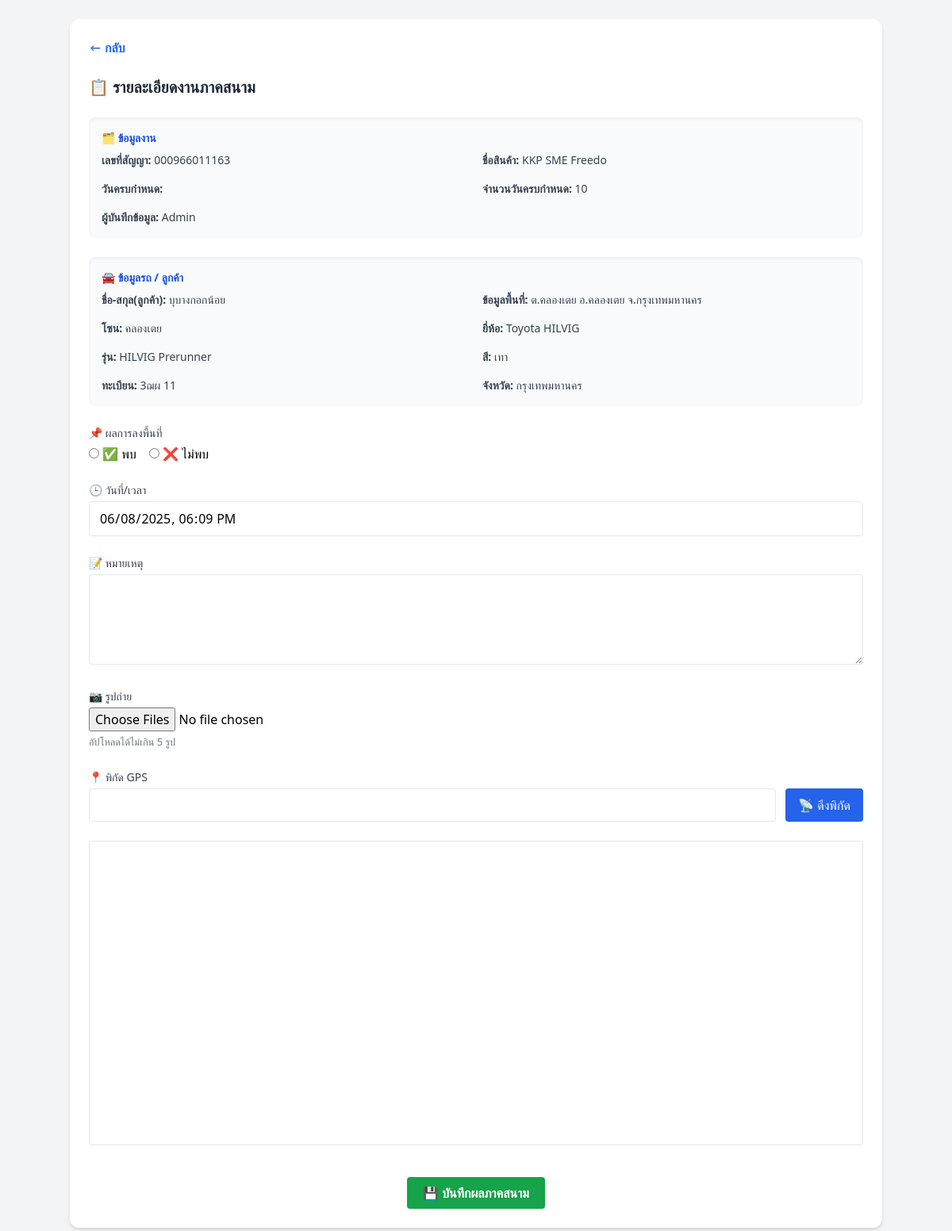
The app's page /dashboard/view_job.php?id=232 (signed in) with its own data.
### tables this page shows
CREATE TABLE `jobs` (
  `id` int(11) NOT NULL,
  `contract_number` varchar(50) NOT NULL,
  `assigned_to` int(11) DEFAULT NULL,
  `imported_by` int(11) DEFAULT NULL,
  `product` varchar(100) NOT NULL,
  `location_info` varchar(255) DEFAULT NULL,
  `location_area` varchar(255) DEFAULT NULL,
  `zone` varchar(100) DEFAULT NULL,
  `due_date` varchar(25) DEFAULT NULL,
  `overdue_period` varchar(50) DEFAULT NULL,
  `model` varchar(100) DEFAULT NULL,
  `model_detail` varchar(100) DEFAULT NULL,
  `color` varchar(50) DEFAULT NULL,
  `plate` varchar(20) DEFAULT NULL,
  `province` varchar(50) DEFAULT NULL,
  `os` varchar(50) DEFAULT NULL,
  `status` varchar(20) DEFAULT NULL,
  `department_id` int(11) DEFAULT NULL
);

CREATE TABLE `users` (
  `id` int(11) NOT NULL,
  `name` varchar(100) DEFAULT NULL,
  `username` varchar(50) DEFAULT NULL,
  `password` varchar(255) DEFAULT NULL,
  `role` enum('admin','field','manager') DEFAULT 'field',
  `created_at` timestamp NOT NULL DEFAULT current_timestamp(),
  `active` tinyint(1) DEFAULT 1,
  `department_id` int(11) DEFAULT NULL,
  `marker_color` varchar(20) DEFAULT NULL
);

### dashboard/view_job.php (the view, shortened to what this page needs)
<?php
include '../config/db.php';
$job_id = $_GET['id'] ?? null;
$user_id = $_SESSION['user']['id'];
$stmt = $conn->prepare("SELECT j.*, u.name AS imported_name FROM jobs j LEFT JOIN users u ON j.imported_by = u.id WHERE j.id = ?");
$stmt->bind_param("i", $job_id);
$stmt->execute();
$result = $stmt->get_result();
$job = $result->fetch_assoc();
$can_submit = $job['assigned_to'] == $user_id;
$date_now = date("Y-m-d\TH:i");
?>
<!DOCTYPE html>
<html lang="th">
<head>
  <script src="https://cdn.tailwindcss.com"></script>
</head>
<body class="bg-gray-100 min-h-screen p-4 sm:p-6">
<div class="max-w-5xl mx-auto bg-white shadow-md rounded-xl p-6 space-y-6">
  <div class="mb-2">
    <a href="field.php" class="text-blue-600 font-semibold hover:underline flex items-center">
      <svg class="w-4 h-4 mr-1" fill="currentColor" viewBox="0 0 20 20">
        <path fill-rule="evenodd" d="M7.707 14.707a1 1 0 01-1.414 0L2.586 11l3.707-3.707a1 1 0 011.414 1.414L5.414 10H17a1 1 0 110 2H5.414l2.293 2.293a1 1 0 010 1.414z" clip-rule="evenodd" />
      </svg> กลับ
    </a>
  </div>
  <h2 class="text-xl font-bold text-gray-800 mb-4">📋 รายละเอียดงานภาคสนาม</h2>
  <div class="bg-gray-50 p-4 rounded-lg shadow-inner space-y-2 text-sm text-gray-700 mb-4">
    <h3 class="font-semibold text-blue-700 text-md mb-2">🗂️ ข้อมูลงาน</h3>
    <div class="grid sm:grid-cols-2 gap-4">
      <p><strong>เลขที่สัญญา:</strong> <?= htmlspecialchars($job['contract_number']) ?></p>
      <p><strong>ชื่อสินค้า:</strong> <?= htmlspecialchars($job['product']) ?></p>
      <p><strong>วันครบกำหนด:</strong> <?= htmlspecialchars($job['due_date']) ?></p>
      <p><strong>จำนวนวันครบกำหนด:</strong> <?= htmlspecialchars($job['overdue_period']) ?></p>
      <p><strong>ผู้บันทึกข้อมูล:</strong> <?= htmlspecialchars($job['imported_name'] ?? '-') ?></p>
    </div>
  </div>
  <div class="bg-gray-50 p-4 rounded-lg shadow-inner space-y-2 text-sm text-gray-700 mb-4">
    <h3 class="font-semibold text-blue-700 text-md mb-2">🚘 ข้อมูลรถ / ลูกค้า</h3>
    <div class="grid sm:grid-cols-2 gap-4">
      <p><strong>ชื่อ-สกุล(ลูกค้า):</strong> <?= htmlspecialchars($job['location_info']) ?></p>
      <p><strong>ข้อมูลพื้นที่:</strong> <?= htmlspecialchars($job['location_area']) ?></p>
      <p><strong>โซน:</strong> <?= htmlspecialchars($job['zone']) ?></p>
      <p><strong>ยี่ห้อ:</strong> <?= htmlspecialchars($job['model']) ?></p>
      <p><strong>รุ่น:</strong> <?= htmlspecialchars($job['model_detail']) ?></p>
      <p><strong>สี:</strong> <?= htmlspecialchars($job['color']) ?></p>
      <p><strong>ทะเบียน:</strong> <?= htmlspecialchars($job['plate']) ?></p>
      <p><strong>จังหวัด:</strong> <?= htmlspecialchars($job['province']) ?></p>
    </div>
  </div>
  <?php if (!$can_submit): ?>
    <div class="text-center mt-6">
      <button onclick="confirmAcceptJob(<?= $job_id ?>)" class="bg-blue-600 hover:bg-blue-700 text-white font-semibold px-6 py-2 rounded">
        📥 รับงานนี้
      </button>
    </div>
  <?php else: ?>
    <form method="post" action="save_job.php" enctype="multipart/form-data" class="space-y-6 mt-6">
      <div>
        <label class="block text-sm font-medium text-gray-700 mb-1">📌 ผลการลงพื้นที่</label>
        <div class="flex gap-4">
          <label><input type="radio" name="result" value="พบ" required> ✅ พบ</label>
          <label><input type="radio" name="result" value="ไม่พบ" required> ❌ ไม่พบ</label>
        </div>
      </div>
      <div>
        <label class="block text-sm font-medium text-gray-700 mb-1">🕒 วันที่/เวลา</label>
        <input type="datetime-local" name="log_time" class="w-full border px-3 py-2 rounded" value="<?= $date_now ?>" readonly>
      </div>
      <div>
        <label class="block text-sm font-medium text-gray-700 mb-1">📝 หมายเหตุ</label>
        <textarea name="note" rows="4" required class="w-full border px-3 py-2 rounded"></textarea>
      </div>
      <div>
        <label class="block text-sm font-medium text-gray-700 mb-1">📷 รูปถ่าย</label>
        <input type="file" name="images[]" multiple accept="image/*" class="w-full" onchange="validateFileCount(this)">
        <small class="text-gray-500">อัปโหลดได้ไม่เกิน 5 รูป</small>
      </div>
      <div>
        <label class="block text-sm font-medium text-gray-700 mb-1">📍 พิกัด GPS</label>
        <div class="flex gap-3">
          <input type="text" name="gps" id="gps" class="flex-1 border px-3 py-2 rounded" readonly>
          <button type="button" onclick="getLocation()" class="bg-blue-600 text-white px-4 py-2 rounded hover:bg-blue-700">📡 ดึงพิกัด</button>
        </div>
      </div>
      <div id="map" class="w-full h-96 rounded border mt-4"></div>
      <div class="pt-4 text-center">
        <button type="submit" class="bg-green-600 hover:bg-green-700 text-white px-5 py-2 rounded font-semibold">
          💾 บันทึกผลภาคสนาม
        </button>
      </div>
    </form>
  <?php endif; ?>
</div>
</body>
</html>

### records on screen
jobs: contract_number "000966011163", product "KKP SME Freedo", overdue_period "10", users.name "Admin", location_info "บุบางกอกน้อย", location_area "ต.คลองเตย อ.คลองเตย จ.กรุงเทพมหานคร", zone "คลองเตย", model "Toyota HILVIG", model_detail "HILVIG Prerunner", color "เทา", plate "3ฌผ 11", province "กรุงเทพมหานคร"
